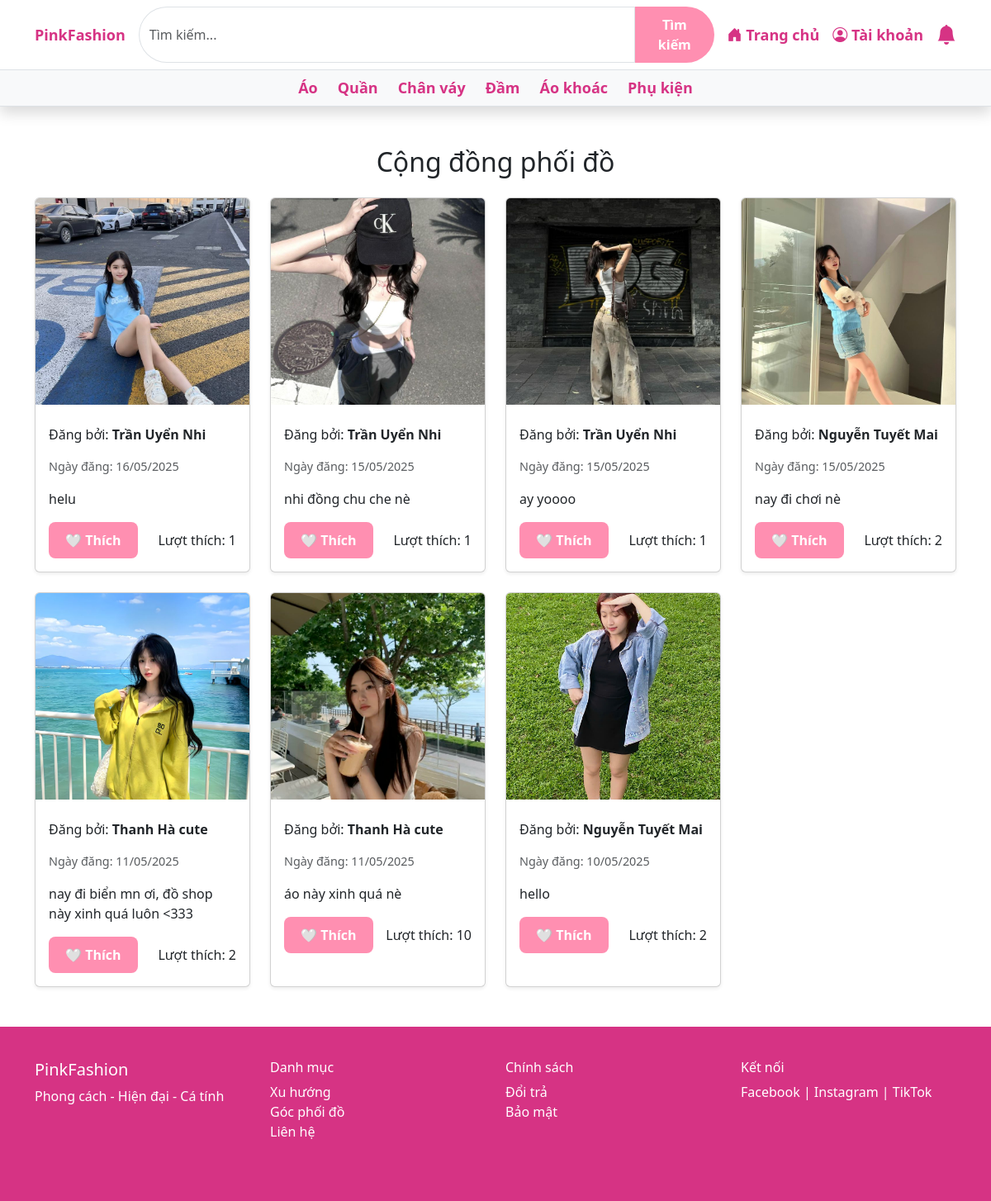
Screenshot of /pages/community.php with the database file from the repository.
### tables this page shows
CREATE TABLE `outfits` (
  `id` int(11) NOT NULL,
  `user_id` int(11) DEFAULT NULL,
  `title` varchar(100) DEFAULT NULL,
  `caption` text DEFAULT NULL,
  `image` varchar(255) DEFAULT NULL,
  `created_at` timestamp NOT NULL DEFAULT current_timestamp()
);

CREATE TABLE `users` (
  `id` int(11) NOT NULL,
  `fullname` varchar(100) NOT NULL,
  `email` varchar(100) NOT NULL,
  `password` varchar(255) NOT NULL,
  `phone` varchar(20) DEFAULT NULL,
  `avatar` varchar(255) DEFAULT NULL
);

### pages/community.php (the view, shortened to what this page needs)
<?php
include '../php/config.php';
$user_id = $_SESSION['user_id'] ?? null;
$sql = "
  SELECT o.*, u.fullname AS author_name,
         (SELECT COUNT(*) FROM likes WHERE likes.outfit_id = o.id) AS like_count,
         (SELECT COUNT(*) FROM likes WHERE likes.outfit_id = o.id AND likes.user_id = ?) AS liked_by_user
  FROM outfits o
  JOIN users u ON o.user_id = u.id
  ORDER BY o.created_at DESC
";
$stmt = $conn->prepare($sql);
$stmt->bind_param("i", $user_id);
$stmt->execute();
$result = $stmt->get_result();
$data = $result->fetch_all(MYSQLI_ASSOC);
?>
<!DOCTYPE html>
<html lang="vi">
<head>
    <link href="https://cdn.jsdelivr.net/npm/bootstrap@5.3.0/dist/css/bootstrap.min.css" rel="stylesheet">
    <link rel="stylesheet" href="../assets/css/main.css">
</head>
<body>
    <?php include 'header.php'; ?>
    <div class="container py-5">
        <h2 class="text-center mb-4">Cộng đồng phối đồ</h2>
        <div class="row g-4">
            <?php if (!empty($data)): ?>
                <?php foreach ($data as $row): ?>
                    <div class="col-lg-3 col-md-4 col-sm-6">
                        <div class="card outfit-card h-100 shadow-sm">
                            <img src="../<?= htmlspecialchars($row['image']) ?>" class="card-img-top" alt="Outfit">
                            <div class="card-body">
                                <p class="card-text">Đăng bởi: <strong><?= htmlspecialchars($row['author_name']) ?></strong></p>
                                <p class="card-text text-muted" style="font-size: 0.9em;">Ngày đăng:
                                    <?= date('d/m/Y', strtotime($row['created_at'])) ?>
                                </p>
                                <p class="card-text"><?= htmlspecialchars($row['caption']) ?></p>
                                <div class="d-flex justify-content-between align-items-center mt-2">
                                    <button type="button"
                                        class="btn btn-pink btn-like <?= $row['liked_by_user'] ? 'liked' : '' ?>"
                                        data-outfit-id="<?= $row['id'] ?>">
                                        <?= $row['liked_by_user'] ? '❤️ Đã thích' : '🤍 Thích' ?>
                                    </button>
                                    <p class="card-text like-count mb-0">Lượt thích: <?= $row['like_count'] ?></p>
                                </div>
                            </div>
                        </div>
                    </div>
                <?php endforeach; ?>
            <?php else: ?>
                <p>Không có dữ liệu để hiển thị.</p>
            <?php endif; ?>
        </div>
    </div>
    <?php include 'footer.php'; ?>
</body>
</html>

### assets/css/main.css (style rules this page uses)
:root { --primary-light: #ffe6ec; --primary-dark: #ff8fb1; --text-color: #d63384; }
body { scroll-behavior: smooth; }
.btn-pink { background-color: var(--primary-dark); color: white; border: none; padding: 10px 20px; border-radius: 8px; font-weight: bold; transition: 0.3s; }

### pages/community.php (style rules this page uses)
.outfit-card img { height: 250px; object-fit: cover; }

### rows the page displays
outfits: image (picture), user.fullname "Trần Uyển Nhi", created_at "16/05/2025", caption "helu", like_count "1"
outfits: image (picture), user.fullname "Trần Uyển Nhi", created_at "15/05/2025", caption "nhi đồng chu che nè", like_count "1"
outfits: image (picture), user.fullname "Trần Uyển Nhi", created_at "15/05/2025", caption "ay yoooo", like_count "1"
outfits: image (picture), user.fullname "Nguyễn Tuyết Mai", created_at "15/05/2025", caption "nay đi chơi nè", like_count "2"
outfits: image (picture), user.fullname "Thanh Hà cute", created_at "11/05/2025", caption "nay đi biển mn ơi, đồ shop này xinh quá luôn <333", like_count "2"
outfits: image (picture), user.fullname "Thanh Hà cute", created_at "11/05/2025", caption "áo này xinh quá nè", like_count "10"
outfits: image (picture), user.fullname "Nguyễn Tuyết Mai", created_at "10/05/2025", caption "hello", like_count "2"
